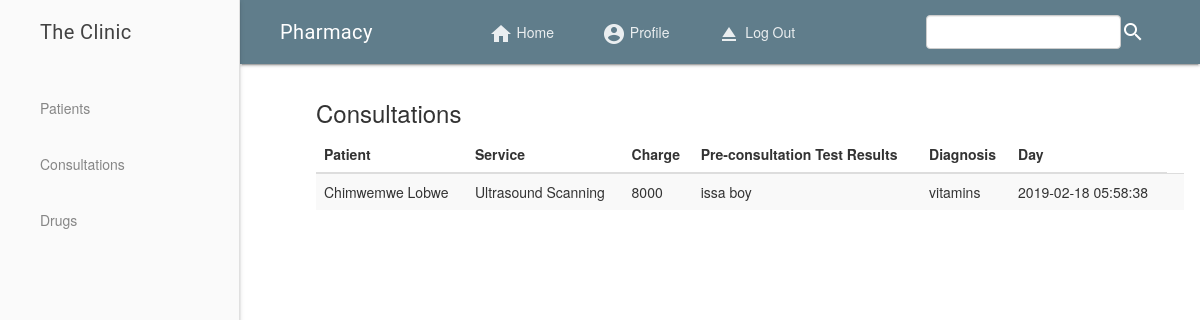
The page /pharmacy/consultations.php (signed in) on the database its author committed.
### tables this page shows
CREATE TABLE `consultations` (
  `cons_id` int(11) NOT NULL,
  `service_id` int(11) NOT NULL,
  `patient_id` int(11) NOT NULL,
  `consultation_date` timestamp NOT NULL DEFAULT CURRENT_TIMESTAMP ON UPDATE CURRENT_TIMESTAMP,
  `test_results` varchar(150) DEFAULT NULL,
  `consultation_results` varchar(150) DEFAULT NULL,
  `drug_id` int(11) NOT NULL,
  `recep_id` int(11) NOT NULL,
  `pharmacist_id` int(11) NOT NULL
);

CREATE TABLE `services` (
  `service_id` int(11) NOT NULL,
  `service_name` varchar(30) NOT NULL,
  `charge` int(10) NOT NULL
);

### pharmacy/consultations.php (the view, shortened to what this page needs)
<?php
  include "header.php";
?>
 <main class="mdl-layout__content" style="padding-left: 5%;">
  <div class="mdl-grid">
    <div class="mdl-cell mdl-cell--12-col" id="home">
  <h3> Consultations </h3>
  <?php
    $data = mysqli_query($db, "SELECT CONCAT (patients.fname, ' ', patients.lname) AS name, services.service_name AS service, services.charge, consultations.cons_id, consultations.consultation_date AS day, consultations.test_results AS test, consultations.consultation_results AS diagnosis, consultations.drug_id AS drug FROM patients, services, consultations WHERE patients.patient_id = consultations.patient_id AND services.service_id = consultations.service_id");
          if($data){
            $countdata = mysqli_num_rows($data);
            if($countdata >= 1) {
              echo "<table class='table table-striped'>
                    <thead>
                    <tr>
                    <th> Patient </th>
                    <th> Service </th>
                    <th> Charge </th>
                    <th> Pre-consultation Test Results </th>
                    <th> Diagnosis </th>
                    <th> Day </th>
                    </tr> </thead> ";
              while($row = mysqli_fetch_array($data)){
                $id = $row['cons_id'];
                echo "<tbody>";
                echo "<tr>";
                echo "<td>". $row['name'] . "</td>";
                echo "<td>". $row['service'] . "</td>";
                echo "<td>". $row['charge'] . "</td>";
                echo "<td>". $row['test'] . "</td>";
                echo "<td>". $row['diagnosis'] . "</td>";
                echo "<td>". $row['day'] . "</td>";
                echo "<td>"; if(empty($row['drug'])){echo"<a class='btn btn-sm btn-primary' href='assign.php?ass=$id'> Assign Medication </a>";} "</td>";
                echo "</tr>";
              }
            } else {
              echo "<h4> No consultations today </h4>";
            }
          }
  ?>
</div>
</div>
  </main>
</div>

### rows shown on the page
consultations: name "Chimwemwe Lobwe", service.service_name "Ultrasound Scanning", service.charge "8000", test_results "issa boy", consultation_results "vitamins", consultation_date "2019-02-18 05:58:38"
